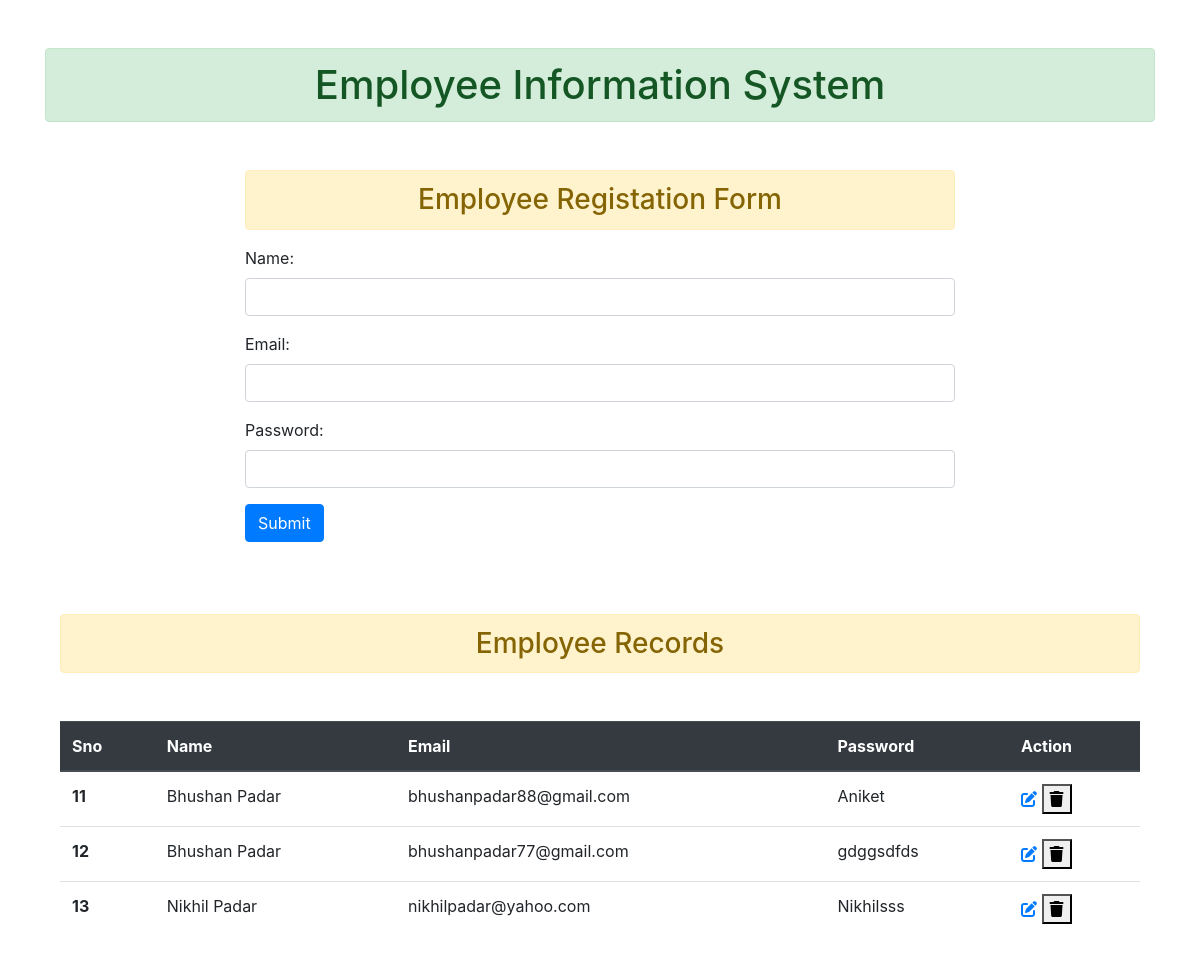
The page / on the database its author committed.
### app1/models.py (models this page shows, shortened)
class Employee(models.Model):
    name = models.CharField(max_length=20,null=True)
    email = models.EmailField(max_length=30,null=True)
    password = models.CharField(max_length=20,null=True)

### app1/views.py (the view)
# urls.py: 2. Add a URL to urlpatterns:  path('', views.home, name='home')
def home(request):
    form = EmployeeForm()
    if request.method=='POST':
        form=EmployeeForm(request.POST)
        form.save()
        form = EmployeeForm()
    data = Employee.objects.all()
    context = {'form':form,
               'data':data}
    return render(request,'app1/index.html',context)

### app1/forms.py
class EmployeeForm(ModelForm):
    class Meta:
        model = Employee
        fields = '__all__'
        widgets = {
            'name':forms.TextInput(attrs={'class':'form-control'}),
            'email': forms.TextInput(attrs={'class': 'form-control'}),
            'password': forms.PasswordInput(attrs={'class': 'form-control'})
        }

### templates/app1/index.html (shortened to what this page needs)
{% extends 'app1/base.html' %}
{% block content %}
<div class="container">
    <div class="row">
        <div class="col col-8 offset-2">
                <h3 class="alert alert-warning text-center">Employee Registation Form</h3>
    <form  method="post">
        {{form.as_p}}
        <input type="submit" value="Submit" class="btn btn-primary">
    </form>
</div>
</div>
<br><br><br>
<h3 class="alert alert-warning text-center">Employee Records</h3>
<table class="table my-5">
    <thead class="thead-dark">
      <tr>
        <th scope="col">Sno</th>
        <th scope="col">Name</th>
        <th scope="col">Email</th>
        <th scope="col">Password</th>
        <th scope="col">Action</th>
      </tr>
    </thead>
    <tbody>
    {% for i in data  %}
      <tr>
        <th scope="row">{{i.id}}</th>
        <td>{{i.name}}</td>
        <td>{{i.email}}</td>
        <td>{{i.password}}</td>
        <td>
            <a href="{% url 'update' i.id %}">
            <i class="fa-solid fa-pen-to-square"></i>
        </a>
        <form action="{% url  'delete' i.id %}" method="post" class="d-inline">
            <button type="submit">
                <i class="fa-solid fa-trash "></i>
            </button>
        </form>
        </td>
      </tr>
      {% endfor %}
    </tbody>
  </table>
</div>
    {% endblock content %}

### templates/app1/base.html (shortened to what this page needs)
<!doctype html>
<html lang="en">
  <head>
    <link rel="stylesheet" href="https://cdn.jsdelivr.net/npm/bootstrap@4.3.1/dist/css/bootstrap.min.css">
  </head>
  <body>
  <div class="container">
    <h1 class="alert alert-success my-5 text-center">Employee Information System</h1>
    {% block content%}
    {% endblock content %}
</div>
  </body>
</html>

### rows shown on the page
Employee: id "11", name "Bhushan Padar", email "bhushanpadar88@gmail.com", password "Aniket"
Employee: id "12", name "Bhushan Padar", email "bhushanpadar77@gmail.com", password "gdggsdfds"
Employee: id "13", name "Nikhil Padar", email "nikhilpadar@yahoo.com", password "Nikhilsss"
